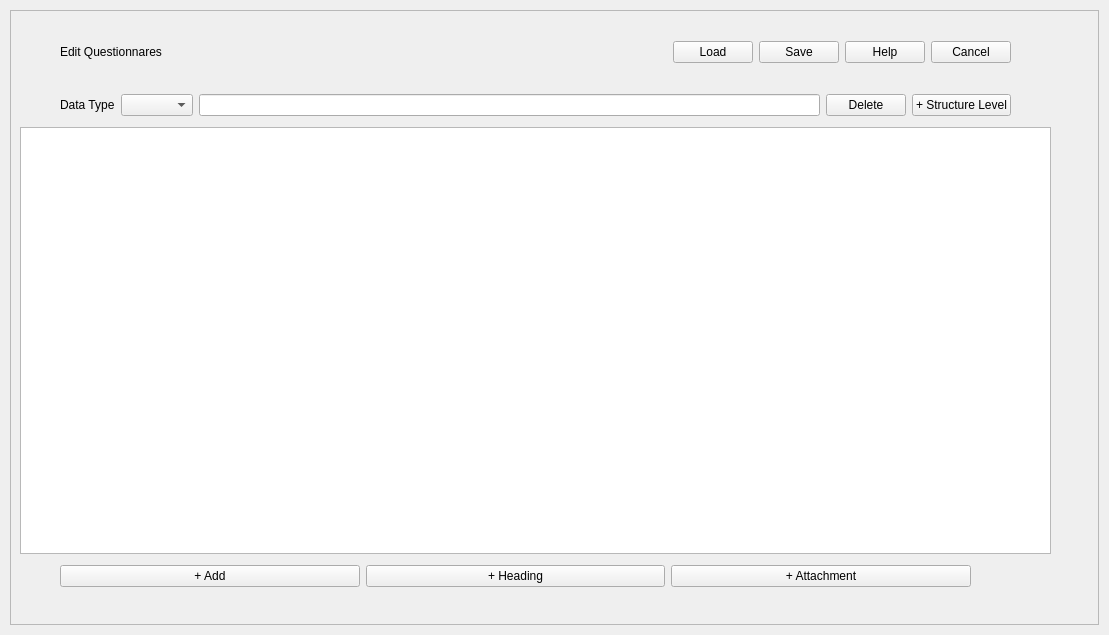
<?xml version="1.0" encoding="UTF-8"?>
<ui version="4.0">
 <class>OntologyConfigurationBaseForm</class>
 <widget class="QWidget" name="OntologyConfigurationBaseForm">
  <property name="geometry">
   <rect>
    <x>0</x>
    <y>0</y>
    <width>1109</width>
    <height>635</height>
   </rect>
  </property>
  <property name="windowTitle">
   <string>Ontology Editor</string>
  </property>
  <layout class="QGridLayout" name="gridLayout">
   <property name="leftMargin">
    <number>10</number>
   </property>
   <property name="topMargin">
    <number>10</number>
   </property>
   <property name="rightMargin">
    <number>10</number>
   </property>
   <property name="bottomMargin">
    <number>10</number>
   </property>
   <item row="0" column="0">
    <widget class="QScrollArea" name="scrollArea">
     <property name="widgetResizable">
      <bool>true</bool>
     </property>
     <widget class="QWidget" name="scrollAreaWidgetContents">
      <property name="geometry">
       <rect>
        <x>0</x>
        <y>0</y>
        <width>1087</width>
        <height>613</height>
       </rect>
      </property>
      <widget class="QWidget" name="verticalLayoutWidget">
       <property name="geometry">
        <rect>
         <x>9</x>
         <y>10</y>
         <width>1031</width>
         <height>571</height>
        </rect>
       </property>
       <layout class="QGridLayout" name="gridLayout_2">
        <item row="3" column="0">
         <layout class="QHBoxLayout" name="structureTablehorizontalLayout">
          <property name="leftMargin">
           <number>40</number>
          </property>
          <property name="topMargin">
           <number>5</number>
          </property>
          <property name="rightMargin">
           <number>40</number>
          </property>
          <property name="bottomMargin">
           <number>5</number>
          </property>
          <item>
           <widget class="QPushButton" name="addRowPushButton">
            <property name="text">
             <string>+ Add</string>
            </property>
           </widget>
          </item>
          <item>
           <widget class="QPushButton" name="headingAddpushButton">
            <property name="text">
             <string>+ Heading</string>
            </property>
           </widget>
          </item>
          <item>
           <widget class="QPushButton" name="addAtachmentPushButton">
            <property name="text">
             <string>+ Attachment</string>
            </property>
           </widget>
          </item>
          <item>
           <spacer name="horizontalSpacer">
            <property name="orientation">
             <enum>Qt::Horizontal</enum>
            </property>
            <property name="sizeType">
             <enum>QSizePolicy::Minimum</enum>
            </property>
            <property name="sizeHint" stdset="0">
             <size>
              <width>40</width>
              <height>20</height>
             </size>
            </property>
           </spacer>
          </item>
         </layout>
        </item>
        <item row="2" column="0">
         <widget class="QTableView" name="structuralPropsTableView">
          <property name="sortingEnabled">
           <bool>true</bool>
          </property>
          <attribute name="horizontalHeaderCascadingSectionResizes">
           <bool>true</bool>
          </attribute>
          <attribute name="horizontalHeaderShowSortIndicator" stdset="0">
           <bool>true</bool>
          </attribute>
          <attribute name="horizontalHeaderStretchLastSection">
           <bool>true</bool>
          </attribute>
          <attribute name="verticalHeaderCascadingSectionResizes">
           <bool>true</bool>
          </attribute>
          <attribute name="verticalHeaderShowSortIndicator" stdset="0">
           <bool>true</bool>
          </attribute>
          <attribute name="verticalHeaderStretchLastSection">
           <bool>false</bool>
          </attribute>
         </widget>
        </item>
        <item row="1" column="0">
         <layout class="QHBoxLayout" name="datatypeHorizontalLayout">
          <property name="leftMargin">
           <number>40</number>
          </property>
          <property name="topMargin">
           <number>5</number>
          </property>
          <property name="rightMargin">
           <number>40</number>
          </property>
          <property name="bottomMargin">
           <number>5</number>
          </property>
          <item>
           <widget class="QLabel" name="dataTypeLabel">
            <property name="text">
             <string>Data Type</string>
            </property>
           </widget>
          </item>
          <item>
           <widget class="QComboBox" name="typeComboBox"/>
          </item>
          <item>
           <widget class="QLineEdit" name="structureNameLineEdit"/>
          </item>
          <item>
           <widget class="QPushButton" name="typeDeletePushButton">
            <property name="text">
             <string>Delete</string>
            </property>
           </widget>
          </item>
          <item>
           <widget class="QPushButton" name="structureAddPushButton">
            <property name="text">
             <string>+ Structure Level</string>
            </property>
           </widget>
          </item>
         </layout>
        </item>
        <item row="0" column="0">
         <layout class="QHBoxLayout" name="headerHorizontalLayout">
          <property name="leftMargin">
           <number>40</number>
          </property>
          <property name="topMargin">
           <number>20</number>
          </property>
          <property name="rightMargin">
           <number>40</number>
          </property>
          <property name="bottomMargin">
           <number>20</number>
          </property>
          <item>
           <widget class="QLabel" name="headerLabel">
            <property name="text">
             <string>Edit Questionnares</string>
            </property>
            <property name="margin">
             <number>0</number>
            </property>
           </widget>
          </item>
          <item>
           <spacer name="headerHorizontalSpacer">
            <property name="orientation">
             <enum>Qt::Horizontal</enum>
            </property>
            <property name="sizeHint" stdset="0">
             <size>
              <width>40</width>
              <height>20</height>
             </size>
            </property>
           </spacer>
          </item>
          <item>
           <widget class="QPushButton" name="loadPushButton">
            <property name="text">
             <string>Load</string>
            </property>
           </widget>
          </item>
          <item>
           <widget class="QPushButton" name="savePushButton">
            <property name="text">
             <string>Save</string>
            </property>
           </widget>
          </item>
          <item>
           <widget class="QPushButton" name="helpPushButton">
            <property name="text">
             <string>Help</string>
            </property>
           </widget>
          </item>
          <item>
           <widget class="QPushButton" name="cancelPushButton">
            <property name="text">
             <string>Cancel</string>
            </property>
           </widget>
          </item>
         </layout>
        </item>
       </layout>
      </widget>
     </widget>
    </widget>
   </item>
  </layout>
 </widget>
 <resources/>
 <connections/>
</ui>
